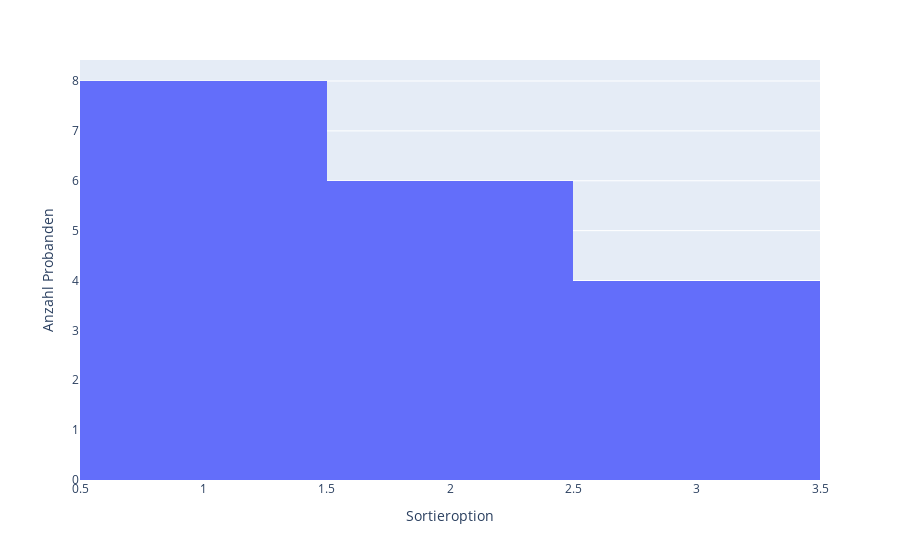

Here is the notebook cell this chart was saved with:
### Code cell
fig = px.histogram(users, 
        x="sorting_option",
        labels={"sorting_option": "Sortieroption"}).update_layout(
      yaxis_title="Anzahl Probanden"
    )
fig.show()

### Figure 1 — Plotly figure (JSON) as saved in the notebook; plotly's stock layout.template omitted (floating-point values rounded to 4 significant figures)
{"data": [{"alignmentgroup": "True", "bingroup": "x", "hovertemplate": "Sortieroption=%{x}<br>count=%{y}<extra></extra>", "legendgroup": "", "marker": {"color": "#636efa", "pattern": {"shape": ""}}, "name": "", "offsetgroup": "", "orientation": "v", "showlegend": false, "type": "histogram", "x": [3, 2, 2, 2, 2, 1, 1, 1, 1, 2, 3, 3, 1, 1, 1, 2, 1, 3], "xaxis": "x", "yaxis": "y"}], "layout": {"barmode": "relative", "legend": {"tracegroupgap": 0}, "margin": {"t": 60}, "xaxis": {"anchor": "y", "domain": [0, 1], "title": {"text": "Sortieroption"}}, "yaxis": {"anchor": "x", "domain": [0, 1], "title": {"text": "Anzahl Probanden"}}}}
